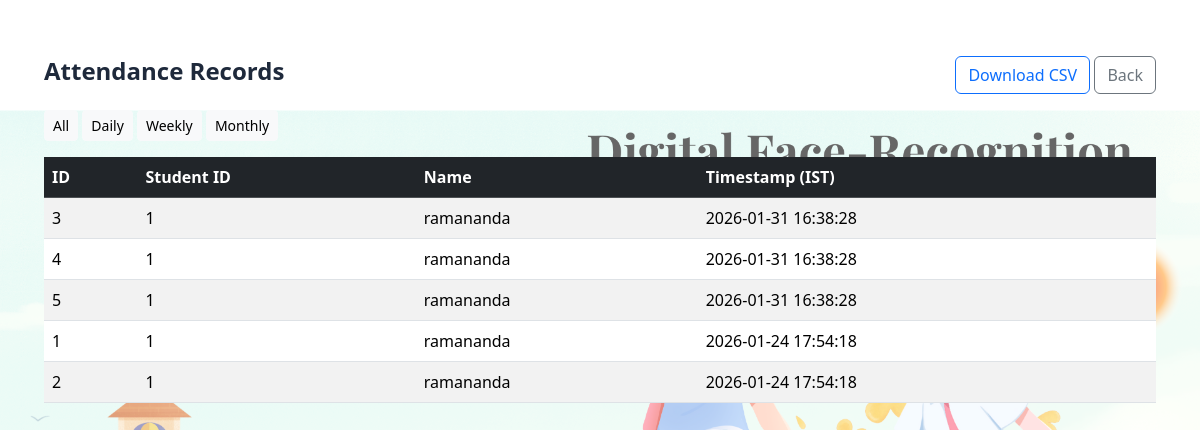
The page /attendance_record on the database its author committed.
### tables this page shows
CREATE TABLE attendance (
                    id INTEGER PRIMARY KEY AUTOINCREMENT,
                    student_id INTEGER,
                    name TEXT,
                    timestamp TEXT
                );

### app.py (the view)
@app.route("/attendance_record", methods=["GET"])
def attendance_record():
    period = request.args.get("period", "all")  # all, daily, weekly, monthly
    conn = sqlite3.connect(DB_PATH)
    c = conn.cursor()
    q = "SELECT id, student_id, name, timestamp FROM attendance"
    params = ()
    if period == "daily":
        today = datetime.date.today().isoformat()
        q += " WHERE date(timestamp) = ?"
        params = (today,)
    elif period == "weekly":
        start = (datetime.date.today() - datetime.timedelta(days=7)).isoformat()
        q += " WHERE date(timestamp) >= ?"
        params = (start,)
    elif period == "monthly":
        start = (datetime.date.today() - datetime.timedelta(days=30)).isoformat()
        q += " WHERE date(timestamp) >= ?"
        params = (start,)
    q += " ORDER BY timestamp DESC LIMIT 5000"
    c.execute(q, params)
    rows = c.fetchall()
    conn.close()
    return render_template("attendance_record.html", records=rows, period=period)

### templates/attendance_record.html (shortened to what this page needs)
<!doctype html>
<html>
<head>
  <link href="https://cdn.jsdelivr.net/npm/bootstrap@5.3.1/dist/css/bootstrap.min.css" rel="stylesheet">
  <link rel="stylesheet" href="{{ url_for('static', filename='css/style.css') }}">
</head>
<body>
<div class="container my-4">
  <div class="d-flex justify-content-between align-items-center mb-3">
    <h4>Attendance Records</h4>
    <div>
      <a class="btn btn-outline-primary" href="/download_csv">Download CSV</a>
      <a class="btn btn-outline-secondary" href="/">Back</a>
    </div>
  </div>
  <div class="mb-3">
    <a href="/attendance_record?period=all" class="btn btn-sm btn-light">All</a>
    <a href="/attendance_record?period=daily" class="btn btn-sm btn-light">Daily</a>
    <a href="/attendance_record?period=weekly" class="btn btn-sm btn-light">Weekly</a>
    <a href="/attendance_record?period=monthly" class="btn btn-sm btn-light">Monthly</a>
  </div>
  <div class="table-responsive">
    <table class="table table-striped">
      <thead class="table-dark">
        <tr><th>ID</th><th>Student ID</th><th>Name</th><th>Timestamp (IST)</th></tr>
      </thead>
      <tbody>
      {% for r in records %}
        <tr><td>{{ r[0] }}</td><td>{{ r[1] }}</td><td>{{ r[2] }}</td><td>{{ r[3] }}</td></tr>
      {% endfor %}
      </tbody>
    </table>
  </div>
</div>
</body>
</html>

### static/css/style.css (style rules this page uses)
html, body { height: 100%; margin: 0; }
body { font-family: 'Segoe UI', Tahoma, Geneva, Verdana, sans-serif; background: url('static/images/bg.png') no-repeat center center fixed; background-size: contain; margin: 0; color: #1e293b; display: flex; justify-content: flex-end; align-items: flex-start; padding: 2rem; }
body::before { content: ''; position: fixed; inset: 0; background: rgba(255,255,255,0.4); z-index: -1; }
h5, h4, h3 { font-weight: 600; }

### rows shown on the page
attendance: id "3", student "1", name "ramananda", timestamp "2026-01-31 16:38:28"
attendance: id "4", student "1", name "ramananda", timestamp "2026-01-31 16:38:28"
attendance: id "5", student "1", name "ramananda", timestamp "2026-01-31 16:38:28"
attendance: id "1", student "1", name "ramananda", timestamp "2026-01-24 17:54:18"
attendance: id "2", student "1", name "ramananda", timestamp "2026-01-24 17:54:18"
